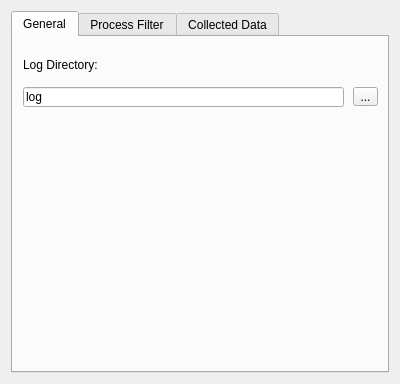
<?xml version="1.0" encoding="UTF-8"?>
<ui version="4.0">
 <class>SettingForm</class>
 <widget class="QWidget" name="SettingForm">
  <property name="geometry">
   <rect>
    <x>0</x>
    <y>0</y>
    <width>400</width>
    <height>355</height>
   </rect>
  </property>
  <property name="windowTitle">
   <string>Configuration</string>
  </property>
  <layout class="QVBoxLayout" name="verticalLayout">
   <item>
    <widget class="QTabWidget" name="tabWidget">
     <property name="currentIndex">
      <number>0</number>
     </property>
     <widget class="QWidget" name="tab">
      <attribute name="title">
       <string>General</string>
      </attribute>
      <widget class="QLabel" name="label_2">
       <property name="geometry">
        <rect>
         <x>10</x>
         <y>20</y>
         <width>101</width>
         <height>16</height>
        </rect>
       </property>
       <property name="text">
        <string>Log Directory:</string>
       </property>
      </widget>
      <widget class="QToolButton" name="toolBtnLogDir">
       <property name="geometry">
        <rect>
         <x>340</x>
         <y>50</y>
         <width>25</width>
         <height>19</height>
        </rect>
       </property>
       <property name="text">
        <string>...</string>
       </property>
      </widget>
      <widget class="QLineEdit" name="editLogDir">
       <property name="geometry">
        <rect>
         <x>10</x>
         <y>50</y>
         <width>321</width>
         <height>20</height>
        </rect>
       </property>
       <property name="text">
        <string>log</string>
       </property>
      </widget>
     </widget>
     <widget class="QWidget" name="tab_2">
      <attribute name="title">
       <string>Process Filter</string>
      </attribute>
      <widget class="QListWidget" name="listProcess">
       <property name="geometry">
        <rect>
         <x>10</x>
         <y>30</y>
         <width>341</width>
         <height>192</height>
        </rect>
       </property>
       <item>
        <property name="text">
         <string>eclipse</string>
        </property>
       </item>
       <item>
        <property name="text">
         <string>javaw</string>
        </property>
       </item>
       <item>
        <property name="text">
         <string>chrome</string>
        </property>
       </item>
       <item>
        <property name="text">
         <string>firefox</string>
        </property>
       </item>
       <item>
        <property name="text">
         <string>iexplore</string>
        </property>
       </item>
       <item>
        <property name="text">
         <string>devenv</string>
        </property>
       </item>
       <item>
        <property name="text">
         <string>WINWORD</string>
        </property>
       </item>
       <item>
        <property name="text">
         <string>EXCEL</string>
        </property>
       </item>
      </widget>
      <widget class="QCheckBox" name="checkBoxProc">
       <property name="geometry">
        <rect>
         <x>10</x>
         <y>10</y>
         <width>131</width>
         <height>17</height>
        </rect>
       </property>
       <property name="text">
        <string>Record All Processes</string>
       </property>
      </widget>
      <widget class="QPushButton" name="btnAddProc">
       <property name="geometry">
        <rect>
         <x>10</x>
         <y>230</y>
         <width>75</width>
         <height>23</height>
        </rect>
       </property>
       <property name="text">
        <string>Add </string>
       </property>
      </widget>
      <widget class="QPushButton" name="btnDelProc">
       <property name="geometry">
        <rect>
         <x>90</x>
         <y>230</y>
         <width>75</width>
         <height>23</height>
        </rect>
       </property>
       <property name="text">
        <string>Delete</string>
       </property>
      </widget>
     </widget>
     <widget class="QWidget" name="tab_3">
      <attribute name="title">
       <string>Collected Data</string>
      </attribute>
      <layout class="QVBoxLayout" name="verticalLayout_4">
       <item>
        <widget class="QGroupBox" name="groupBox">
         <property name="title">
          <string>Mouse</string>
         </property>
         <property name="checkable">
          <bool>false</bool>
         </property>
         <property name="checked">
          <bool>false</bool>
         </property>
         <layout class="QVBoxLayout" name="verticalLayout_2">
          <item>
           <widget class="QCheckBox" name="cbAllMouse">
            <property name="text">
             <string>All Mouse Event</string>
            </property>
            <property name="autoExclusive">
             <bool>false</bool>
            </property>
           </widget>
          </item>
          <item>
           <widget class="QCheckBox" name="cbMouseClick">
            <property name="text">
             <string>Only Mouse Click</string>
            </property>
            <property name="checked">
             <bool>true</bool>
            </property>
           </widget>
          </item>
         </layout>
        </widget>
       </item>
       <item>
        <widget class="QGroupBox" name="groupBox_2">
         <property name="title">
          <string>Keyboard</string>
         </property>
         <layout class="QVBoxLayout" name="verticalLayout_3">
          <item>
           <widget class="QCheckBox" name="cbKeyinput">
            <property name="text">
             <string>Keyboard Input</string>
            </property>
           </widget>
          </item>
         </layout>
        </widget>
       </item>
       <item>
        <widget class="QGroupBox" name="groupBox_3">
         <property name="title">
          <string>Clipboard</string>
         </property>
         <layout class="QVBoxLayout" name="verticalLayout_5">
          <item>
           <widget class="QCheckBox" name="cbCopy">
            <property name="text">
             <string>Copy Event(only text)</string>
            </property>
           </widget>
          </item>
         </layout>
        </widget>
       </item>
       <item>
        <widget class="QGroupBox" name="groupBox_4">
         <property name="title">
          <string>Screen-capture</string>
         </property>
         <layout class="QGridLayout" name="gridLayout">
          <item row="0" column="0">
           <widget class="QCheckBox" name="cbSCNever">
            <property name="text">
             <string>Never</string>
            </property>
           </widget>
          </item>
          <item row="1" column="0">
           <widget class="QCheckBox" name="cbSCWindow">
            <property name="text">
             <string>For New Window</string>
            </property>
            <property name="checked">
             <bool>true</bool>
            </property>
           </widget>
          </item>
          <item row="1" column="1">
           <widget class="QCheckBox" name="cbSCEvery">
            <property name="text">
             <string>Every Important Event</string>
            </property>
           </widget>
          </item>
         </layout>
        </widget>
       </item>
      </layout>
     </widget>
    </widget>
   </item>
  </layout>
 </widget>
 <resources/>
 <connections/>
</ui>
